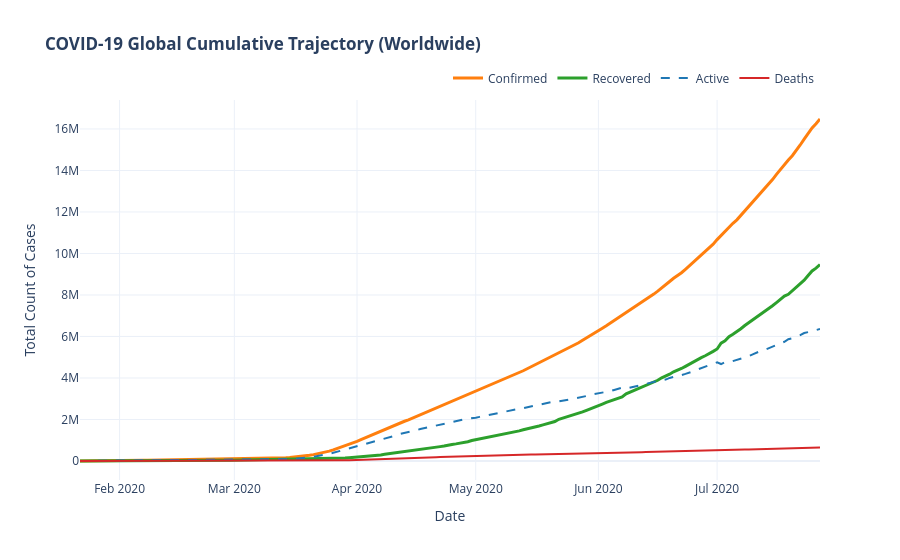

The notebook cell saved with this chart:
### Markdown cell above
### 4.1. Interactive Plot: Worldwide Cumulative Trajectory
A multi-line Plotly chart displaying Confirmed, Recovered, Active, and Death totals over time.

### Code cell
fig_world_cum = go.Figure()
fig_world_cum.add_trace(go.Scatter(x=world_df['Date'], y=world_df['Confirmed'], mode='lines', name='Confirmed', line=dict(color='#ff7f0e', width=3)))
fig_world_cum.add_trace(go.Scatter(x=world_df['Date'], y=world_df['Recovered'], mode='lines', name='Recovered', line=dict(color='#2ca02c', width=3)))
fig_world_cum.add_trace(go.Scatter(x=world_df['Date'], y=world_df['Active'], mode='lines', name='Active', line=dict(color='#1f77b4', width=2, dash='dash')))
fig_world_cum.add_trace(go.Scatter(x=world_df['Date'], y=world_df['Deaths'], mode='lines', name='Deaths', line=dict(color='#d62728', width=2)))

fig_world_cum.update_layout(
    title='<b>COVID-19 Global Cumulative Trajectory (Worldwide)</b>',
    xaxis_title='Date',
    yaxis_title='Total Count of Cases',
    template='plotly_white',
    hovermode='x unified',
    legend=dict(orientation='h', yanchor='bottom', y=1.02, xanchor='right', x=1)
)
fig_world_cum.show()

### Figure 1 — Plotly figure (JSON) as saved in the notebook; plotly's stock layout.template omitted (floating-point values rounded to 4 significant figures; data arrays with more than 128 entries replaced by an {"elided": "..."} marker saying what was removed)
{"data": [{"line": {"color": "#ff7f0e", "width": 3}, "mode": "lines", "name": "Confirmed", "type": "scatter", "x": {"elided": "188 str values"}, "y": {"elided": "188 int values"}}, {"line": {"color": "#2ca02c", "width": 3}, "mode": "lines", "name": "Recovered", "type": "scatter", "x": {"elided": "188 str values"}, "y": {"elided": "188 int values"}}, {"line": {"color": "#1f77b4", "dash": "dash", "width": 2}, "mode": "lines", "name": "Active", "type": "scatter", "x": {"elided": "188 str values"}, "y": {"elided": "188 int values"}}, {"line": {"color": "#d62728", "width": 2}, "mode": "lines", "name": "Deaths", "type": "scatter", "x": {"elided": "188 str values"}, "y": {"elided": "188 int values"}}], "layout": {"hovermode": "x unified", "legend": {"orientation": "h", "x": 1, "xanchor": "right", "y": 1.02, "yanchor": "bottom"}, "title": {"text": "<b>COVID-19 Global Cumulative Trajectory (Worldwide)</b>"}, "xaxis": {"title": {"text": "Date"}}, "yaxis": {"title": {"text": "Total Count of Cases"}}}}
